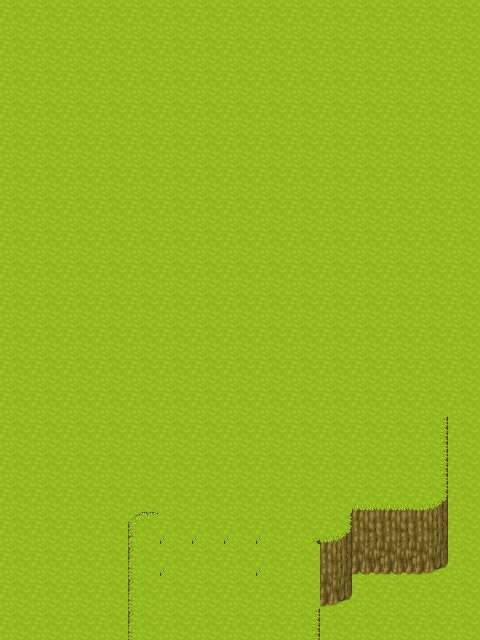

Below is a game level as drawn by its tile map, then a one-line description and the .tmx that defines it (tile-layer data replaced by summaries):
An orthogonal 15x20 tile map with 32x32 px tiles, 2 tile layers (Ground, mountains).

<map version="1.10" tiledversion="1.11.2" orientation="orthogonal" renderorder="right-down" width="15" height="20" tilewidth="32" tileheight="32" infinite="0" nextlayerid="3" nextobjectid="1">
 <tileset firstgid="1" source="[Base]BaseChip_pipo.tsx" />
 <layer id="1" name="Ground" width="15" height="20">
  <data>[300 cells, 300 non-empty, 1 distinct tile ids]</data>
 </layer>
 <layer id="2" name="mountains" width="15" height="20">
  <data>[300 cells, 26 non-empty, 11 distinct tile ids]</data>
 </layer>
</map>
